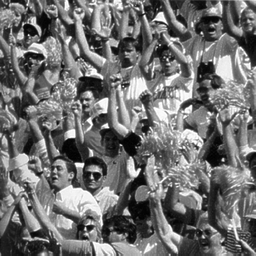
%> input picture LAB3/crowd.tif (cropped and resized to the size of MATLAB's example picture), 256 x 256 px, given in place of cameraman.tif, which was not available
$ octave frq_d_filter.m   (GNU Octave 9; MATLAB toolbox functions it lacks are replaced by stand-ins)
%> lines starting %> are read from the running program, lines starting %| are printed output that depends on the picture; in (x1, y1, x2, y2) boxes, pixels count from 0 and x2, y2 are one past the last pixel; in counts of white or black regions, pixels touching at a corner belong together; the program's own positions count from 1; pictures that were not available may be replaced by others from this repository, and a replacement may not be noted
%> further down, a is the input picture: size 256x256 uint8; min 1, max 255, mean 112.5
### LAB7/IP LAB/lowpass_fd.m
function [ g1 ] = lowpass_fd( a,d_0 )
%> called with d_0 = 35
%UNTITLED2 Summary of this function goes here
%   Detailed explanation goes here

[r,c] = size(a);
%> r = 256; c = 256

%padcam = padarray(a,[floor(r/2) floor(c/2)],0,'both');
padcam = padarray(a,[r  c],0,'post');
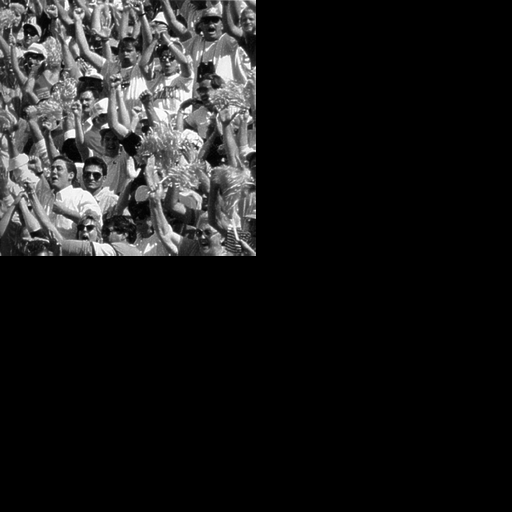
%> padcam: size 512x512 uint8; min 0, max 255, mean 28.1
a1 = im2double(padcam);
[r_pad,c_pad] = size(a1);
%> r_pad = 512; c_pad = 512
a1_p = a1;
for i =1:r_pad
    for j = 1:c_pad
        a1_p(i,j) = a1(i,j)*((-1)^(i+j));
    end
end
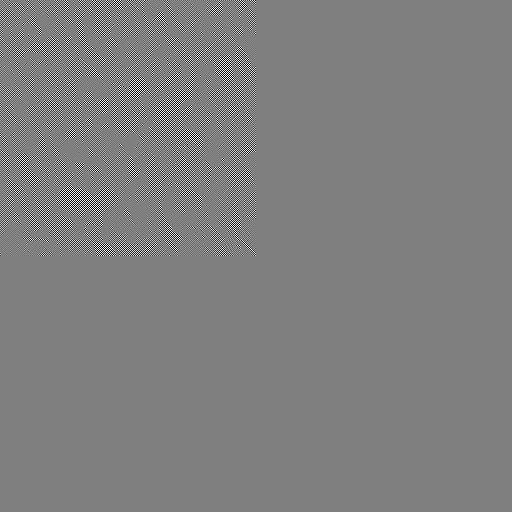
%> a1_p: size 512x512 double; min -1, max 1, mean -7.06e-06; drawn with min black and max white
a1_fd = fft2(a1_p);
g1_fd = zeros(size(a1_fd));
D_0 = d_0;
h_fd = zeros(size(a1_fd));
for i_f =1:r_pad
   for j_f = 1:c_pad
     D = (((i_f-(r_pad/2))^2)+ ((j_f-(c_pad/2))^2))^0.5;
     if(D<=D_0)
         h_fd(i_f,j_f)= 1;
     else
         h_fd(i_f,j_f)= 0;
     end

     g1_fd(i_f,j_f) = a1_fd(i_f,j_f)*h_fd(i_f,j_f);
   end
end
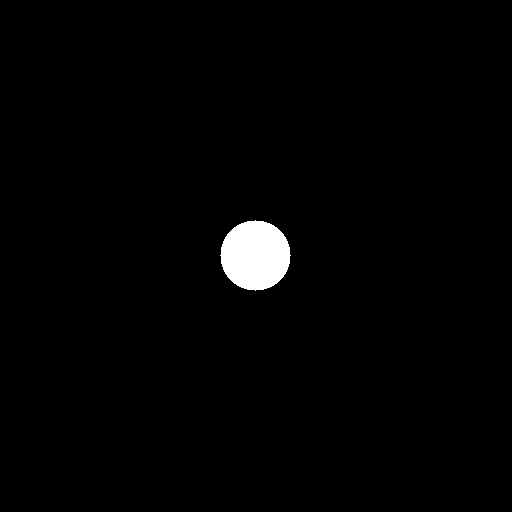
%> h_fd: size 512x512 double; values 0 (black) and 1 (white), 1.5% white; 1 white region, box (x1, y1, x2, y2) and area: (220, 220, 291, 291) 3853
%> the run ends on the next line
g2 = uint8((ifft2(g1_fd))*255);
g1 = g2(1:r,1:c);


end

### LAB7/IP LAB/frq_d_filter.m
clc;
clear all;
close all;
a= imread('cameraman.tif');
al_25 = lowpass_fd(a,35);
